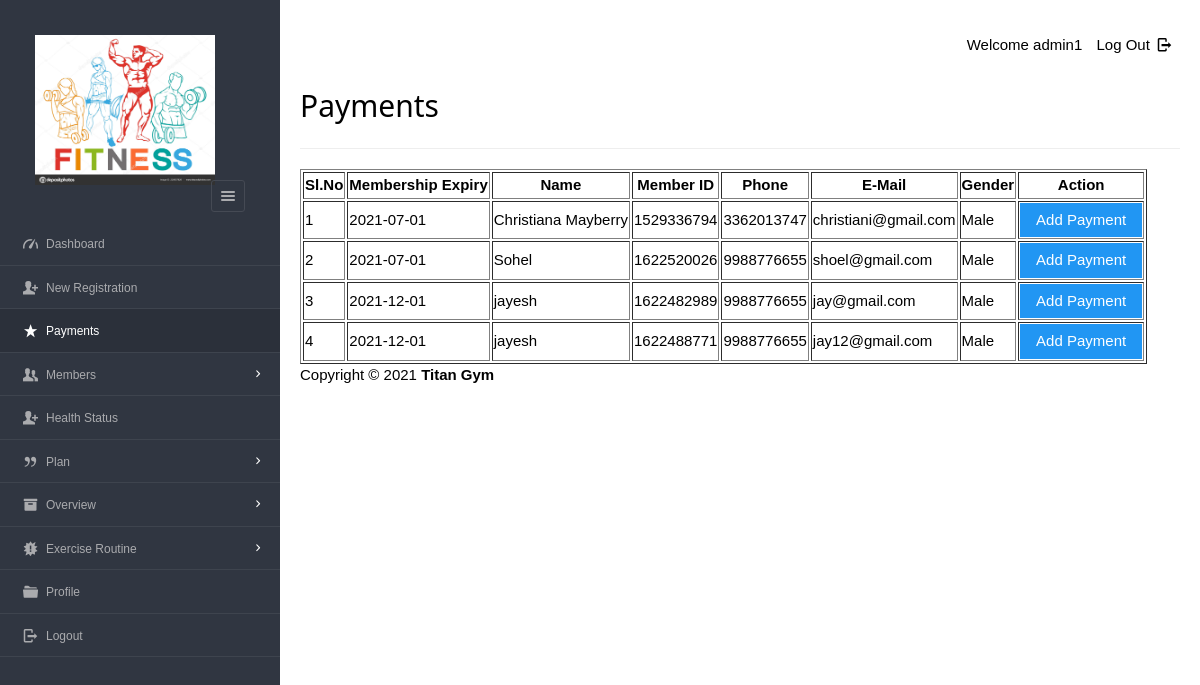
Page /gym1/dashboard/admin/payments.php (signed in) on the committed database.
### tables this page shows
CREATE TABLE `users` (
  `userid` varchar(20) NOT NULL,
  `username` varchar(40) NOT NULL,
  `gender` varchar(8) DEFAULT NULL,
  `mobile` varchar(20) NOT NULL,
  `email` varchar(20) NOT NULL,
  `dob` varchar(10) DEFAULT NULL,
  `joining_date` varchar(10) DEFAULT NULL
);

CREATE TABLE `enrolls_to` (
  `et_id` int(5) NOT NULL,
  `pid` varchar(8) NOT NULL,
  `uid` varchar(20) NOT NULL,
  `paid_date` varchar(15) DEFAULT NULL,
  `expire` varchar(15) DEFAULT NULL,
  `renewal` varchar(15) DEFAULT NULL
);

### gym1/dashboard/admin/payments.php (the view, shortened to what this page needs)
<?php
require '../../include/db_conn.php';
?>
<!DOCTYPE html>
<html lang="en">
<head>
    <link rel="stylesheet" href="../../css/style.css"  id="style-resource-5">
    <link rel="stylesheet" href="../../css/dashMain.css">
    <link rel="stylesheet" type="text/css" href="../../css/entypo.css">
    <link href="a1style.css" type="text/css" rel="stylesheet">
</head>
      <body class="page-body  page-fade" onload="collapseSidebar()">
    	<div class="page-container sidebar-collapsed" id="navbarcollapse">
		<div class="sidebar-menu">
			<header class="logo-env">
			<div class="logo">
				<a href="main.php">
					<img src="../../images/fit.jpg" alt="" width="192" height="80" />
				</a>
			</div>
					<div class="sidebar-collapse" onclick="collapseSidebar()">
				<a href="#" class="sidebar-collapse-icon with-animation">
					<i class="entypo-menu"></i>
				</a>
			</div>
			</header>
    		<?php include('nav.php'); ?>
    	</div>
    		<div class="main-content">
				<div class="row">
					<div class="col-md-6 col-sm-8 clearfix">
					</div>
					<div class="col-md-6 col-sm-4 clearfix hidden-xs">
						<ul class="list-inline links-list pull-right">
							<li>Welcome <?php echo $_SESSION['full_name']; ?>
							</li>
							<li>
								<a href="logout.php">
									Log Out <i class="entypo-logout right"></i>
								</a>
							</li>
						</ul>
					</div>
				</div>
		<h2>Payments</h2>
		<hr />
		<table class="table table-bordered datatable" id="table-1" border=1>
			<thead>
				<tr>
					<th>Sl.No</th>
					<th>Membership Expiry</th>
					<th>Name</th>
					<th>Member ID</th>
					<th>Phone</th>
					<th>E-Mail</th>
					<th>Gender</th>
					<th>Action</th>
				</tr>
			</thead>
				<tbody>
				<?php
					$query  = "select * from enrolls_to where renewal='yes' ORDER BY expire";
					$result = mysqli_query($con, $query);
					$sno    = 1;
					if (mysqli_affected_rows($con) != 0) {
					    while ($row = mysqli_fetch_array($result, MYSQLI_ASSOC)) {
					        $uid   = $row['uid'];
					        $planid=$row['pid'];
					        $query1  = "select * from users WHERE userid='$uid'";
					        $result1 = mysqli_query($con, $query1);
					        if (mysqli_affected_rows($con) == 1) {
					            while ($row1 = mysqli_fetch_array($result1, MYSQLI_ASSOC)) {
					                 echo "<tr><td>".$sno."</td>";
					                echo "<td>" . $row['expire'] . "</td>";
					                echo "<td>" . $row1['username'] . "</td>";
					                echo "<td>" . $row1['userid'] . "</td>";
					                echo "<td>" . $row1['mobile'] . "</td>";
					                echo "<td>" . $row1['email'] . "</td>";
					                echo "<td>" . $row1['gender'] . "</td>";
					                $sno++;
					                echo "<td><form action='make_payments.php' method='post'><input type='hidden' name='userID' value='" . $uid . "'/>
					                <input type='hidden' name='planID' value='" . $planid . "'/><input type='submit' class='a1-btn a1-blue' value='Add Payment ' class='btn btn-info'/></form></td></tr>";
					                $uid = 0;
					            }
					        }
					    }
					}
					?>
				</tbody>
		</table>
			<?php include('footer.php'); ?>
    	</div>
    </body>
</html>

### gym1/css/style.css (style rules this page uses)
html { font-size: 62.5%; font-family: sans-serif; }
div { display: block; }
body { font-family: "Noto Sans", sans-serif, "Helvetica Neue", Helvetica, Arial, sans-serif; font-size: 12px; line-height: 1.428571429; display: block; margin: 0; }
*, *:before, *:after { box-sizing: border-box; }
a { text-decoration: none; background: transparent; }
img { vertical-align: middle; }
img { border: 0; }
.logo img { width: 220px; height: 200px; }
input, button, select, textarea { font-family: inherit; font-size: inherit; line-height: inherit; }
button, input { line-height: normal; }
button, input, select, textarea { font-family: inherit; font-size: 100%; margin: 0; }
input { background-color: white; cursor: text; padding: 1px; border-width: 2px; border-style: inset; border-color: initial; border-image: initial; }
input, textarea, select, button { text-rendering: auto; color: initial; letter-spacing: normal; word-spacing: normal; text-transform: none; text-indent: 0px; text-shadow: none; display: inline-block; text-align: start; margin: 0em; font: 400 13.3333px Arial; }
button, html input[type="button"], input[type="reset"], input[type="submit"] { cursor: pointer; }
a { color: #373e4a; text-decoration: none; }
a { background: transparent; }
a { color: #373e4a; }
.page-container { position: relative; padding-left: 280px; }
.page-container .sidebar-menu { position: absolute; width: 280px; top: 0; left: 0; bottom: 0; background: #303641; color: #aaabae; z-index: 1; min-height: 796px; box-sizing: border-box; }
.page-container .sidebar-menu .logo-env { width: 100%; padding: 35px; padding-bottom: 10px; box-sizing: border-box; }
.page-container .sidebar-menu .logo-env:before, .page-container .sidebar-menu .logo-env:after { content: " "; display: table; }
.page-container .sidebar-menu .logo-env > div { display: block; vertical-align: middle; white-space: nowrap; float: left; }
.page-container .sidebar-menu .logo-env > div > a { display: inline-block; color: #aaabae; }
.page-container .sidebar-menu .logo-env > div.sidebar-collapse, .page-container .sidebar-menu .logo-env > div.sidebar-mobile-menu { position: relative; float: right; }
.page-container .sidebar-menu .logo-env > div.sidebar-collapse a, .page-container .sidebar-menu .logo-env > div.sidebar-mobile-menu a { display: inline-block; border: 1px solid #454a54; text-align: center; padding: 0; line-height: 1; font-size: 20px; font-weight: 300; padding: 5px 2px; background-clip: padding-box; border-radius: 3px; transition: all 200ms ease-in-out; }
.page-container .sidebar-menu .logo-env .logo img { width: 180px; height: 150px; }
.page-container .sidebar-menu .logo-env:after { clear: both; }
ul, ol { margin-top: 0; margin-bottom: 8.5px; }
ul, menu, dir { display: block; list-style-type: disc; }
li { display: list-item; }
i, cite, em, var, address, dfn { font-style: italic; }

### gym1/css/entypo.css (style rules this page uses)
[class^="entypo-"]:before, [class*=" entypo-"]:before { font-family: "entypo"; font-style: normal; font-weight: normal; speak: none; display: inline-block; text-decoration: inherit; width: 1em; margin-right: .2em; text-align: center; font-variant: normal; text-transform: none; line-height: 1em; margin-left: .2em; }
.entypo-menu:before { content: '\e811'; }
.entypo-logout:before { content: '\e85d'; }

### rows in the picture
enrolls_to: expire "2021-07-01"
users: username "Christiana Mayberry", userid "1529336794", mobile "3362013747", email "christiani@gmail.com", gender "Male"
enrolls_to: expire "2021-07-01"
users: username "Sohel", userid "1622520026", mobile "9988776655", email "shoel@gmail.com", gender "Male"
enrolls_to: expire "2021-12-01"
users: username "jayesh", userid "1622482989", mobile "9988776655", email "jay@gmail.com", gender "Male"
enrolls_to: expire "2021-12-01"
users: username "jayesh", userid "1622488771", mobile "9988776655", email "jay12@gmail.com", gender "Male"

### other values in the picture
$_SESSION['full_name'] "admin1"
